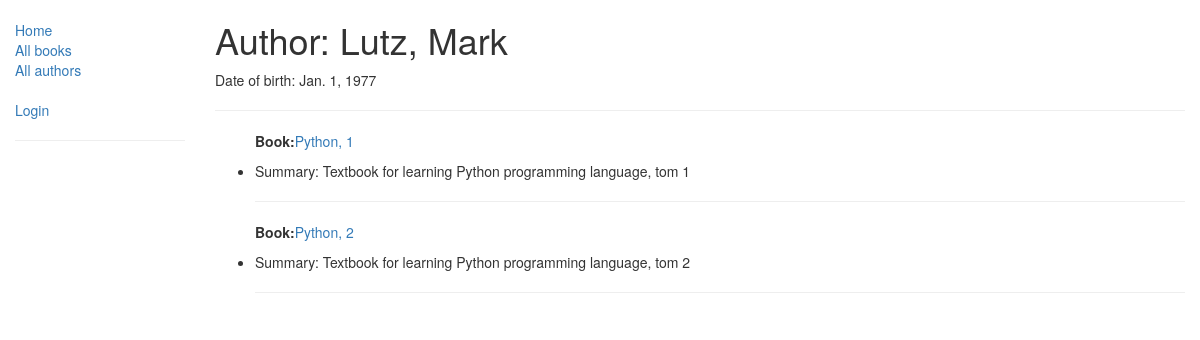
The app's page /catalog/author/1 with its own data.
### catalog/models.py (models this page shows, shortened)
class Author(models.Model):
    first_name = models.CharField(max_length=100)
    last_name = models.CharField(max_length=100)
    date_of_birth = models.DateField(null=True, blank=True)
    date_of_death = models.DateField('Died', null=True, blank=True)
    class Meta:
        ordering = ['last_name', 'first_name']
        permissions = (("can_set_author", "Set changes author"),)
    def __str__(self):
        return '%s, %s' % (self.last_name, self.first_name)

class Book(models.Model):
    title = models.CharField(max_length=200)
    author = models.ForeignKey('Author', on_delete=models.SET_NULL, null=True)
    summary = models.TextField(max_length=1000, help_text="Enter a brief description of the book")
    isbn = models.CharField('ISBN', max_length=13,
                            help_text='13 Character <a href="https://www.isbn-international.org/content/what-isbn'
                                      '">ISBN number</a>')
    genre = models.ManyToManyField(Genre, help_text="Select a genre for this book")
    language = models.ForeignKey('Language', on_delete=models.SET_NULL, null=True)
    def display_genre(self):
        """
        Creates a string for the Genre. This is required to display genre in Admin.
        """
        return ', '.join([genre.name for genre in self.genre.all()[:3]])
    display_genre.short_description = 'Genre'
    class Meta:
        permissions = (("can_set_book", "Set changes book"),)

### catalog/views.py (the view)
# urls.py: url(r'^author/(?P<pk>\d+)$', views.AuthorDetailView.as_view(), name='author-detail'),
class AuthorDetailView(generic.DetailView):
    model = Author
    extra_context = {'books': Book.objects.all().order_by('title')}

### catalog/templates/catalog/author_detail.html (shortened to what this page needs)
{% extends "base_generic.html" %}
{% block content %}
    <h1>Author: {{ author }}</h1>
    <p>Date of birth: {{ author.date_of_birth }}</p>
    <hr>
    {% for element in books %}
        <ul class="books">
            {% if element.author == author %}
            <p><strong>Book:</strong><a href="{% url 'book-detail' element.pk %}">{{ element.title }}</a></p>
            <li>
                <p>Summary: {{ element.summary }}</p>
                <hr>
            </li>
            {% endif %}
        </ul>
    {% endfor %}
{% endblock %}

### records on screen
Author: last_name+first_name "Lutz, Mark", date_of_birth "Jan. 1, 1977"
Book: title "Python, 1", summary "Textbook for learning Python programming language, tom 1"
Book: title "Python, 2", summary "Textbook for learning Python programming language, tom 2"
